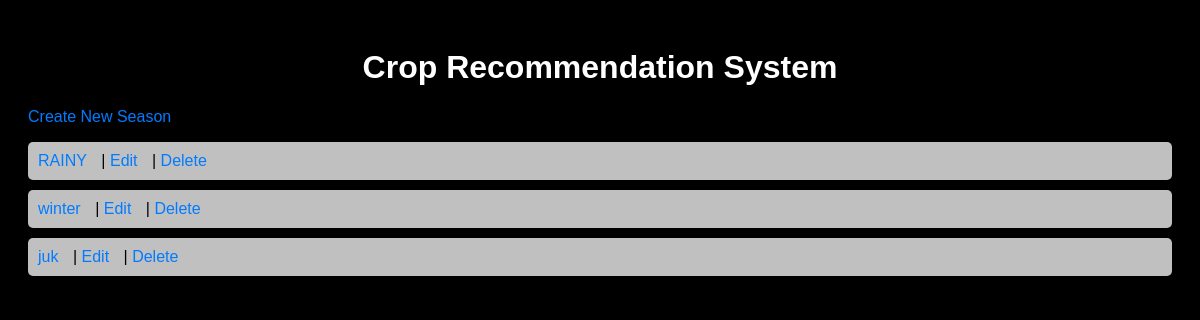
/season/home/, run on the app's committed database.
### crops/models.py (models this page shows, shortened)
class Season(models.Model):
    name = models.CharField(max_length=100)

### crops/views.py (the view)
# urls.py: path('season/home/', views.home, name='home'),
def home(request):
    seasons = Season.objects.all()
    return render(request, 'crops/home.html', {'seasons': seasons})

### crops/templates/crops/home.html (shortened to what this page needs)
<!DOCTYPE html>
<html>
<head>
</head>
<body>
    <h1>Crop Recommendation System</h1>
    <a href="{% url 'create_season' %}">Create New Season</a>
    <ul>
        {% for season in seasons %}
            <li>
                <a href="{% url 'season_detail' season.id %}" style="color: #007bff;">{{ season.name }}</a> |
                <a href="{% url 'update_season' season.id %}" style="color: #007bff;">Edit</a> |
                <a href="{% url 'delete_season' season.id %}" style="color: #007bff;">Delete</a>
            </li>
        {% endfor %}
    </ul>
</body>
</html>

### crops/templates/crops/home.html (style rules this page uses)
body { font-family: Arial, sans-serif; background-color: black; color: white; padding: 20px; }
h1 { color: #fff; text-align: center; }
a { color: #007bff; text-decoration: none; margin-right: 10px; }
ul { list-style-type: none; padding: 0; }
li { margin-bottom: 10px; background-color: silver; padding: 10px; border-radius: 5px; box-shadow: 0 0 5px rgba(0,0,0,0.1); color: black; }

### data on the page
Season: name "RAINY"
Season: name "winter"
Season: name "juk"
